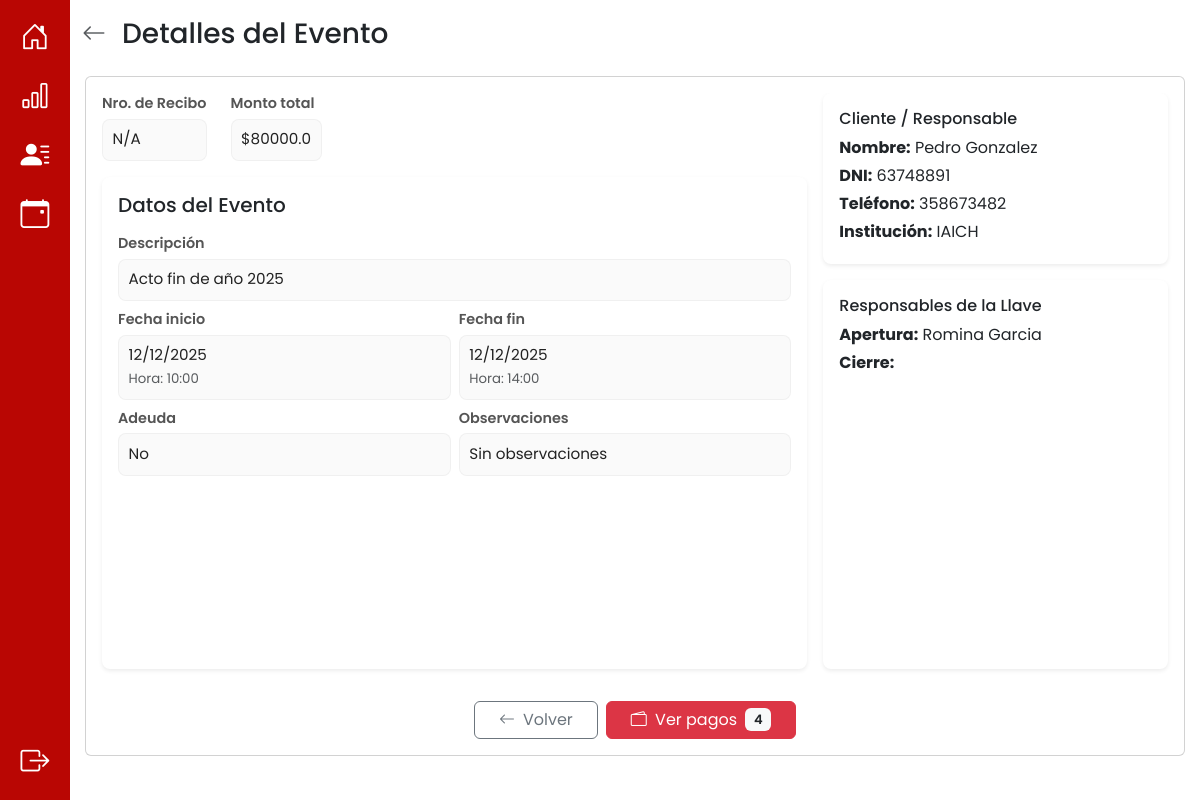
The app's page /eventos/detalles/1 (signed in), older data.
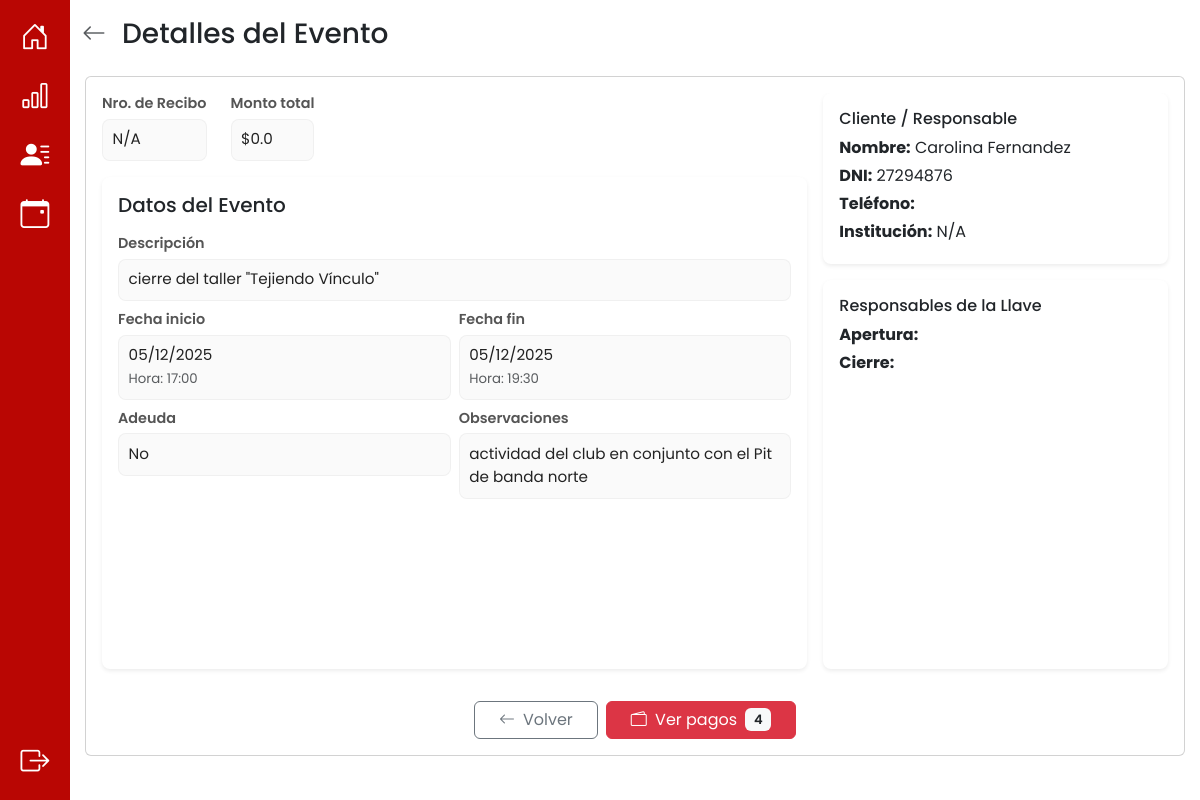
The same page, newer data.
### app/models.py (models this page shows, shortened)
class Evento(db.Model):
    __tablename__ = 'evento'
    id_evento = db.Column(db.Integer, primary_key=True, autoincrement=True)
    descripcion = db.Column(db.String(100))
    fecha_inicio = db.Column(db.DateTime, nullable=False)
    fecha_fin = db.Column(db.DateTime, nullable=False)
    observaciones = db.Column(db.String(100))
    monto_total = db.Column(db.Numeric(10, 2), nullable=False)
    adeuda = db.Column(db.Boolean, default=True) #esto se actualiza cuando todos los pagos == monto total
    nro_recibo = db.Column(db.Integer) #esto se actualiza cuando todos los pagos == monto total
    @property
    def total_pagado(self):
        return sum(float(p.monto_pago) for p in self.pagos)
    @property
    def adeuda(self):
        adeuda = self.total_pagado < self.monto_total
        return adeuda
    dni = db.Column(db.String(20), db.ForeignKey('cliente.dni'), nullable=False)
    id_responsable_apertura = db.Column(db.Integer, db.ForeignKey('responsable_llave.id_responsable'))
    id_responsable_cierre = db.Column(db.Integer, db.ForeignKey('responsable_llave.id_responsable'))
    usuario_creacion = db.Column(db.String(10), db.ForeignKey('cuenta.nombre_usuario'), nullable=False)
    cliente = db.relationship('Cliente', back_populates='eventos')
    responsable_apertura = db.relationship('ResponsableLlave', foreign_keys=[id_responsable_apertura], back_populates='eventos_apertura')
    responsable_cierre = db.relationship('ResponsableLlave', foreign_keys=[id_responsable_cierre], back_populates='eventos_cierre')
    usuario = db.relationship('Cuenta', back_populates='eventos')
    pagos = db.relationship('Pago', back_populates='evento', cascade="all, delete-orphan")
    auditorias_evento = db.relationship('AuditoriaEvento', back_populates='evento', cascade="all, delete-orphan")

class Cliente(db.Model):
    __tablename__ = 'cliente'
    dni = db.Column(db.String(20), primary_key=True)
    nombre = db.Column(db.String(20), nullable=False)
    apellido = db.Column(db.String(20), nullable=False)
    telefono = db.Column(db.String(15), nullable=False)
    institucion = db.Column(db.String(40), nullable=True)
    eventos = db.relationship('Evento', back_populates='cliente', cascade="all, delete-orphan")

class ResponsableLlave(db.Model):
    __tablename__ = 'responsable_llave'
    id_responsable = db.Column(db.Integer, primary_key=True, autoincrement=True)
    nombre = db.Column(db.String(20))
    apellido = db.Column(db.String(20))
    eventos_apertura = db.relationship('Evento', foreign_keys='Evento.id_responsable_apertura', back_populates='responsable_apertura')
    eventos_cierre = db.relationship('Evento', foreign_keys='Evento.id_responsable_cierre', back_populates='responsable_cierre')

### app/routes/eventos_routes.py (the view)
@eventos_bp.route("/detalles/<int:id_evento>", methods=["GET"])
def detalles_evento(id_evento):
    evento = Evento.query.get_or_404(id_evento)
    return render_template("detalles_evento.html",
                         evento=evento,
                         start_dt=evento.fecha_inicio,
                         end_dt=evento.fecha_fin)

### app/models.py (called while the page is built)
    def es_administrador(self):
        return Administrador.query.filter_by(nombre_usuario=self.nombre_usuario).first() is not None

### app/templates/detalles_evento.html (shortened to what the changed rows need)
{% extends 'base.html' %} {% block title %}Detalles del Evento{% endblock %} {%
block content %}
<div class="container py-3">
  <div class="d-flex justify-content-center">
    <div
      class="card w-100"
      style="max-width: 1100px; height: 85vh; overflow: hidden"
    >
      <div class="card-body d-flex flex-column" style="overflow: hidden">
        <div class="row flex-grow-1 g-3" style="overflow: hidden">
          <div class="col-md-8 d-flex flex-column" style="overflow: hidden">
            <div class="d-flex gap-4 mb-3">
              <div>
                <div class="detalle-label">Nro. de Recibo</div>
                <div class="detalle-value">
                  {{ evento.nro_recibo or 'N/A' }}
                </div>
              </div>
              <div>
                <div class="detalle-label">Monto total</div>
                <div class="detalle-value">
                  ${{ evento.monto_total | float | round(2) }}
                </div>
              </div>
            </div>
            <div class="section-card flex-grow-1 overflow-auto">
              <div class="mb-2">
                <div class="detalle-label">Descripción</div>
                <div class="detalle-value">{{ evento.descripcion }}</div>
              </div>
              <div class="row g-2 mb-2">
                <div class="col-md-6">
                  <div class="detalle-label">Fecha inicio</div>
                  <div class="detalle-value">
                    {{ start_dt.strftime('%d/%m/%Y') if start_dt and not
                    start_dt is string else start_dt.split(' ')[0] if start_dt
                    else '—' }}
                    <div class="text-muted">
                      <small>
                        Hora: {% if start_dt %}{% if start_dt is string %}{{
                        start_dt.split(' ')[1][0:5] if ' ' in start_dt else
                        start_dt[0:5] }}{% else %}{{ start_dt.strftime('%H:%M')
                        }}{% endif %}{% else %}—{% endif %}
                      </small>
                    </div>
                  </div>
                </div>
                <div class="col-md-6">
                  <div class="detalle-label">Fecha fin</div>
                  <div class="detalle-value">
                    {% set time_src = end_dt if end_dt else (evento.fecha_fin if
                    evento.fecha_fin is defined else None) %} {{
                    time_src.strftime('%d/%m/%Y') if time_src and not time_src
                    is string else time_src.split(' ')[0] if time_src else '—'
                    }}
                    <div class="text-muted">
                      <small>
                        Hora: {% if time_src %}{% if time_src is string %}{{
                        time_src.split(' ')[1][0:5] if ' ' in time_src else
                        time_src[0:5] }}{% else %}{{ time_src.strftime('%H:%M')
                        }}{% endif %}{% else %}—{% endif %}
                      </small>
                    </div>
                  </div>
                </div>
              </div>
              <div class="row g-2">
                <div class="col-md-6">
                  <div class="detalle-label">Observaciones</div>
                  <div class="detalle-value">
                    {{ evento.observaciones or 'Sin observaciones' }}
                  </div>
                </div>
              </div>
            </div>
          </div>
          <div class="col-md-4 d-flex flex-column" style="overflow: hidden">
            <div class="section-card mb-3 p-3">
              <h6 class="mb-2">Cliente / Responsable</h6>
              <p class="mb-1">
                <strong>Nombre:</strong> {{ evento.cliente.nombre }} {{
                evento.cliente.apellido }}
              </p>
              <p class="mb-1"><strong>DNI:</strong> {{ evento.cliente.dni }}</p>
              <p class="mb-1">
                <strong>Teléfono:</strong> {{ evento.cliente.telefono }}
              </p>
              <p class="mb-1">
                <strong>Institución:</strong> {{ evento.cliente.institucion or
                'N/A' }}
              </p>
            </div>
            <div class="section-card flex-grow-1 p-3">
              <h6 class="mb-2">Responsables de la Llave</h6>
              <p class="mb-1">
                <strong>Apertura:</strong> {% if evento.responsable_apertura
                %}{{ evento.responsable_apertura.nombre }} {{
                evento.responsable_apertura.apellido }}{% else %}No asignado{%
                endif %}
              </p>
              <p class="mb-1">
                <strong>Cierre:</strong>
              </p>
            </div>
          </div>
        </div>
      </div>
    </div>
  </div>
</div>
{% endblock %}

Row changes from the older to the newer data that the page shows:
no longer on this page (row unchanged): Cliente: cliente.nombre "Pedro", cliente.apellido "Gonzalez", cliente.dni "63748891", cliente.telefono "358673482", cliente "IAICH"
no longer on this page (row unchanged): ResponsableLlave: responsable_apertura.nombre "Romina", responsable_apertura.apellido "Garcia"
changed Evento: monto_total "80000.0" → "0.0"; descripcion "Acto fin de año 2025" → "cierre del taller \"Tejiendo Vínculo\""; fecha_inicio "12/12/2025" → "05/12/2025"; strftime "10:00" → "17:00"; fecha_fin "12/12/2025" → "05/12/2025"; strftime "14:00" → "19:30"; observaciones "Sin observaciones" → "actividad del club en conjunto con el Pit de banda norte"
added Cliente: cliente.nombre "Carolina", cliente.apellido "Fernandez", cliente.dni "27294876", cliente "N/A"
